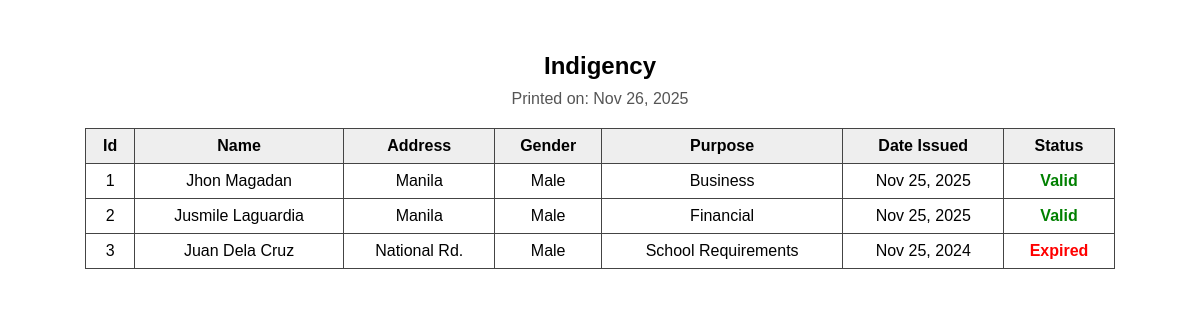
Page /print?rtype=indigency on the earlier database version.
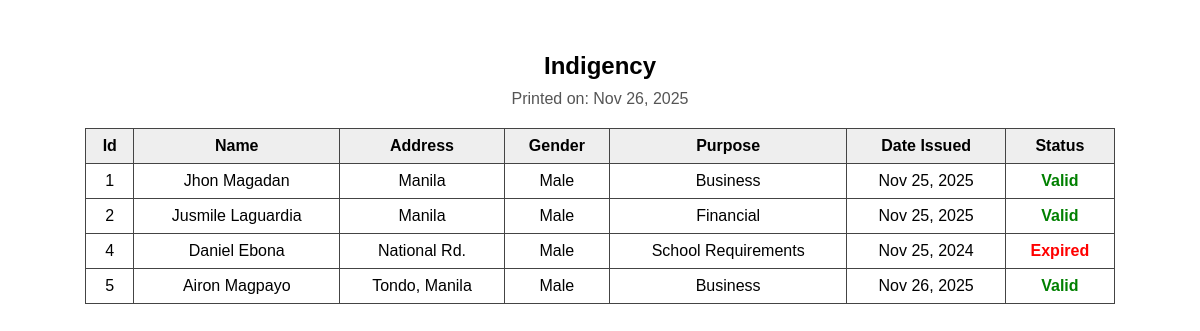
Same page on the later database version.
### models.py (models this page shows)
class Indigency(db.Model):
    id = db.Column(db.Integer, primary_key=True)
    name = db.Column(db.String(200), nullable=False)
    address = db.Column(db.String(300))
    gender = db.Column(db.String(20))
    purpose = db.Column(db.String(300))
    status = db.Column(db.String(50))
    date_issued = db.Column(db.Date)

### app.py (the view, shortened to what this page needs)
    @app.route("/print")
    def print_view():
        rtype = request.args.get("rtype")
        month = request.args.get("month")
        year = request.args.get("year")
        mapping = {"barangay_id":(BarangayID,"Barangay ID"),"clearance":(Clearance,"Clearance"),"indigency":(Indigency,"Indigency"),"goodmoral":(GoodMoral,"Good Moral"),"firstjob":(FirstJobSeeker,"First Job Seeker")}
        if rtype not in mapping:
            flash("Invalid print type","danger")
            return redirect(url_for("index"))
        Model,title = mapping[rtype]
        qry = Model.query
        if month and year and "date_issued" in Model.__table__.columns.keys():
            qry = qry.filter(db.func.strftime("%m",Model.date_issued)==f"{int(month):02d}",db.func.strftime("%Y",Model.date_issued)==year)
        records_orm = qry.order_by(Model.id.asc()).all()
        today=datetime.utcnow().date()
        for r in records_orm:
            if hasattr(r,"date_issued") and r.date_issued:
                months=12 if "business" in (getattr(r,"purpose","") or "").lower() else 6
                expiry=r.date_issued + timedelta(days=30*months)
                if hasattr(r,"status"): r.status="Expired" if today>expiry else "Valid"
        records=[row_to_dict(r,Model) for r in records_orm]
        return render_template("printable.html",records=records,title=title,month=month,year=year)

### app.py (called while the page is built)
def column_is_date(col):
    return "DATE" in str(col.type).upper() or col.type.__class__.__name__.lower().startswith("date")

def model_columns(Model):
    return [c for c in Model.__table__.columns]

def row_to_dict(row, Model):
    out = {}
    for c in model_columns(Model):
        val = getattr(row, c.name)
        if isinstance(val, datetime):
            out[c.name] = val.date().isoformat()
        elif hasattr(val, "isoformat") and column_is_date(c) and val is not None:
            try:
                out[c.name] = val.isoformat()
            except:
                out[c.name] = str(val)
        else:
            out[c.name] = val
    return out

### templates/printable.html (shortened to what this page needs)
<!doctype html>
<html>
<head>
</head>
<body>
<h3>
    {{ title }}
</h3>
<p class="print-date">Printed on: <span id="printDate"></span></p>
{% set months = ['Jan','Feb','Mar','Apr','May','Jun','Jul','Aug','Sep','Oct','Nov','Dec'] %}
{% if records and records|length > 0 %}
    <table>
        <thead>
            <tr>
                {% for key in records[0].keys() if key != 'status' %}
                    <th>{{ key.replace('_', ' ').title() }}</th>
                {% endfor %}
                <th>Status</th>
            </tr>
        </thead>
        <tbody>
        {% for r in records %}
            <tr>
                {% for key, value in r.items() if key != 'status' %}
                    <td>
                        {% if value is string and value|length == 10 and value[4] == '-' and value[7] == '-' %}
                            {% set y = value[0:4] %}
                            {% set m = value[5:7]|int %}
                            {% set d = value[8:10]|int %}
                            {{ months[m-1] }} {{ d }}, {{ y }}
                        {% else %}
                            {{ value }}
                        {% endif %}
                    </td>
                {% endfor %}
                <td>
                    {% if r.status == "Expired" %}
                        <span style="color:red;font-weight:bold;">Expired</span>
                    {% else %}
                        <span style="color:green;font-weight:bold;">Valid</span>
                    {% endif %}
                </td>
            </tr>
        {% endfor %}
        </tbody>
    </table>
{% else %}
    <p>No records found.</p>
{% endif %}
</body>
</html>

### templates/printable.html (style rules this page uses)
body { font-family: Arial, sans-serif; padding: 20px; text-align: center; font-size: 16px; }
h3 { margin-bottom: 10px; font-size: 24px; }
p.print-date { margin-top: 0; margin-bottom: 20px; font-size: 16px; color: #555; }
table { border-collapse: collapse; width: 90%; margin: 0 auto; font-size: 16px; page-break-inside: auto; }
th, td { border: 1px solid #444; padding: 8px 10px; }
th { background: #eee; }
thead { display: table-header-group; }
tr { page-break-inside: avoid; page-break-after: auto; }

Differences in the rows shown:
removed Indigency: value "3", name "Juan Dela Cruz", address "National Rd.", gender "Male", purpose "School Requirements", months "Nov", d "25", y "2024", shows "Expired"
added Indigency: value "4", name "Daniel Ebona", address "National Rd.", gender "Male", purpose "School Requirements", months "Nov", d "25", y "2024", shows "Expired"
added Indigency: value "5", name "Airon Magpayo", address "Tondo, Manila", gender "Male", purpose "Business", months "Nov", d "26", y "2025", shows "Valid"
